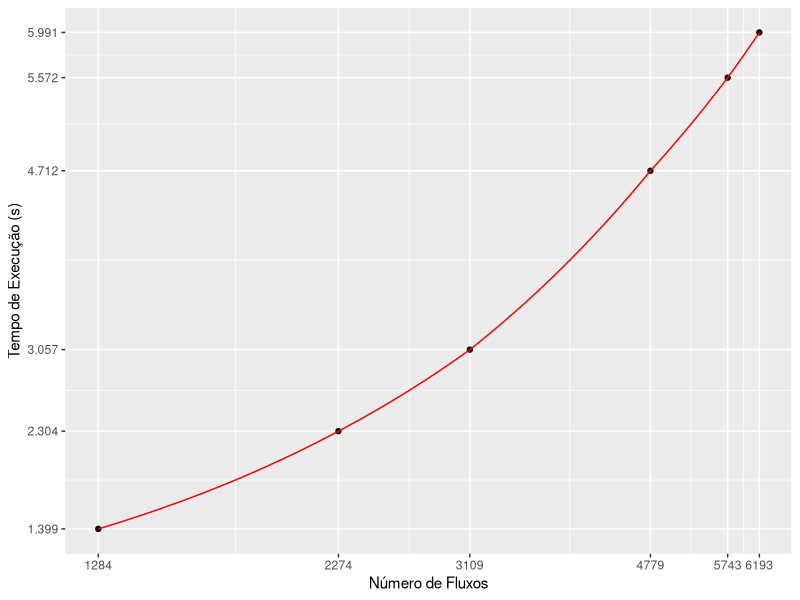

The R script that drew this image:
# Ploting Reachability Formal Verification
#--------------------------------------------------------------------------------------------------
fmt <- function(){ #formatting 3 decimals precision
  f <- function(x) as.character(round(x,3))
  f
}
library(ggplot2)
x <- c(1284, 2274, 3109, 4779, 5743, 6193)
y <- c(1.39925789833,  2.3036646843, 3.05743093491, 4.71151809692, 5.57214031219, 5.99061393738) # this is the mean value runtime
reach_plot <- qplot(x, y, xlab = "Número de Fluxos", ylab = "Tempo de Execução (s)") +
  geom_line(col = "red") +
  scale_x_continuous (breaks = x) +
  scale_y_continuous (breaks = y, labels = fmt()) +
  coord_trans(x = "log10") #+ geom_errorbar(limits, position="dodge", width=0.25)
reach_plot
